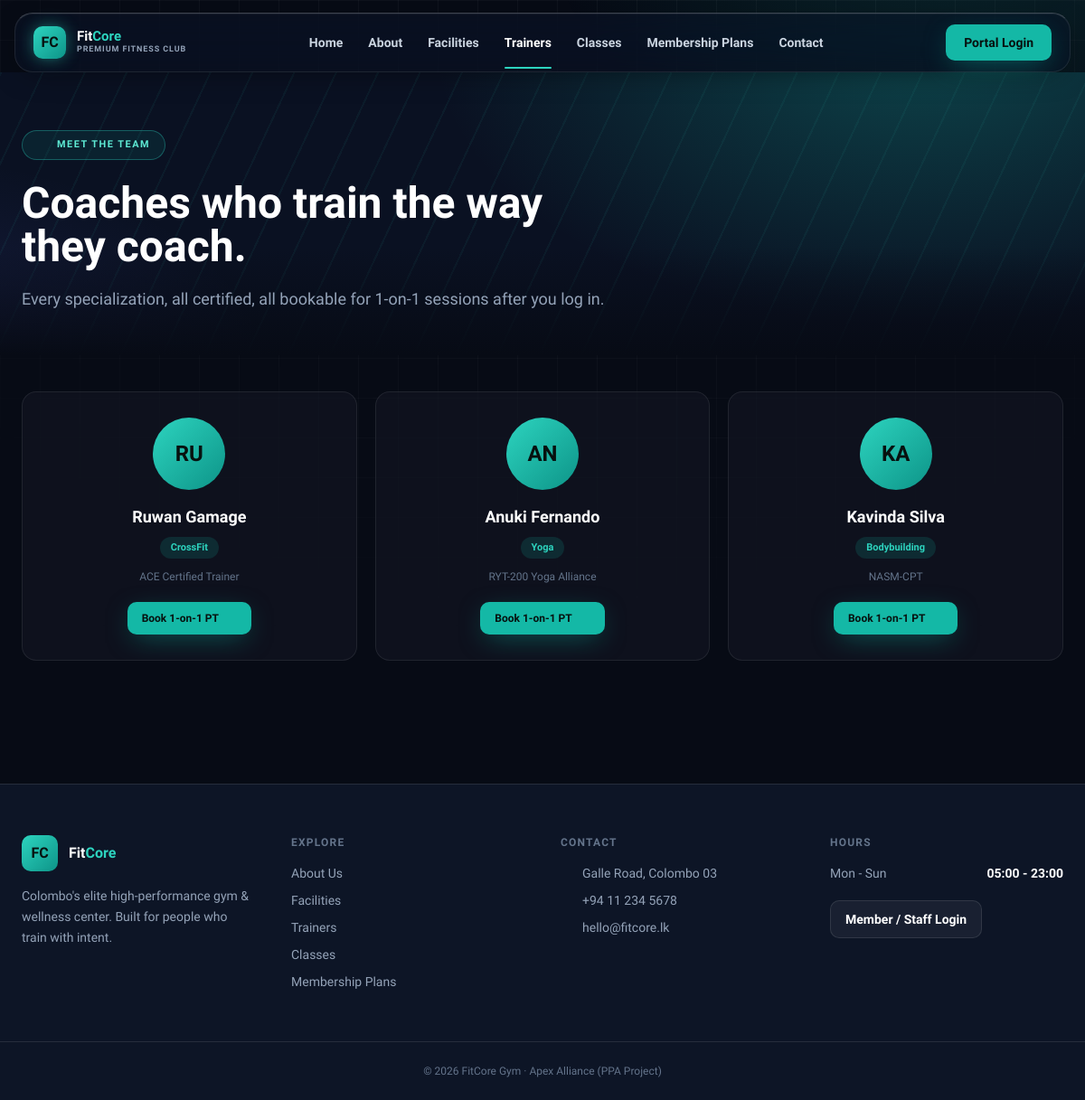
Screenshot of /trainers.php with the database file from the repository.
### tables this page shows
CREATE TABLE trainers (
    trainer_id     INT AUTO_INCREMENT PRIMARY KEY,
    trainer_code   VARCHAR(20) NOT NULL UNIQUE,       
    user_id        INT NULL,
    full_name      VARCHAR(120) NOT NULL,
    email          VARCHAR(150),
    phone          VARCHAR(20),
    specialization VARCHAR(120),
    qualification  VARCHAR(255),
    profile_image  VARCHAR(255),
    status         ENUM('active','deactivated') NOT NULL DEFAULT 'active',
    created_at     TIMESTAMP DEFAULT CURRENT_TIMESTAMP,
    FOREIGN KEY (user_id) REFERENCES users(user_id) ON DELETE SET NULL
);

### includes/functions.php (called while the page is built, shortened)
<?php
function e($value) {
    return htmlspecialchars($value ?? '', ENT_QUOTES, 'UTF-8');
}
function base_url($path = '') {
    return '/fitcore/' . ltrim($path, '/');
}

### public/trainers.php (the view, shortened to what this page needs)
<?php
require_once __DIR__ . '/../includes/public_header.php';
$trainers = $pdo->query("SELECT * FROM trainers WHERE status='active' ORDER BY trainer_id")->fetchAll();
?>
<section class="hero-banner px-6 pt-16 pb-12">
  <div class="hero-watermark w-[420px] h-[420px]"><?= gym_icon('users', 'w-full h-full') ?></div>
  <div class="max-w-7xl mx-auto">
    <span class="eyebrow"><?= gym_icon('users', 'w-3.5 h-3.5') ?> Meet the Team</span>
    <h1 class="mt-6 text-4xl md:text-5xl font-black leading-tight max-w-2xl">Coaches who train the way they coach.</h1>
    <p class="mt-5 text-slate-400 text-lg max-w-2xl">Every specialization, all certified, all bookable for 1-on-1 sessions after you log in.</p>
  </div>
</section>
<section class="max-w-7xl mx-auto px-6 py-10 pb-24">
  <div class="grid md:grid-cols-3 gap-5">
    <?php foreach ($trainers as $t): ?>
      <div data-reveal class="glass glass-hover rounded-2xl p-7 text-center">
        <?php if ($t['profile_image']): ?>
          <img src="<?= e(base_url($t['profile_image'])) ?>" class="w-20 h-20 mx-auto rounded-full object-cover mb-4 border-2 border-teal-400/40">
        <?php else: ?>
          <span class="w-20 h-20 mx-auto rounded-full bg-gradient-to-br from-teal-400 to-teal-600 flex items-center justify-center font-extrabold text-2xl text-[#07110F] mb-4"><?= e(strtoupper(substr($t['full_name'],0,2))) ?></span>
        <?php endif; ?>
        <p class="font-extrabold text-lg"><?= e($t['full_name']) ?></p>
        <span class="inline-block mt-2 mb-3 text-[11px] font-bold px-3 py-1 rounded-full bg-teal-500/15 text-teal-400"><?= e($t['specialization'] ?: 'Personal Trainer') ?></span>
        <p class="text-slate-500 text-xs mb-5"><?= e($t['qualification'] ?: "\u{00A0}") ?></p>
        <a href="<?= e(base_url('auth/login.php')) ?>" class="btn-shine inline-flex items-center gap-1.5 text-xs font-bold bg-teal-500 hover:bg-teal-400 text-[#07110F] px-4 py-2.5 rounded-[10px] btn-glow transition">Book 1-on-1 PT <?= gym_icon('arrow', 'w-3.5 h-3.5') ?></a>
      </div>
    <?php endforeach; ?>
  </div>
</section>
<?php require __DIR__ . '/../includes/public_footer.php'; ?>

### includes/public_icons.php
<?php
function gym_icon(string $name, string $class = 'w-6 h-6'): string {
    $paths = [
        'dumbbell'   => '<rect x="1" y="10" width="3" height="4" rx="1"/><rect x="4.5" y="8" width="2" height="8" rx="1"/><line x1="7" y1="12" x2="17" y2="12"/><rect x="17.5" y="8" width="2" height="8" rx="1"/><rect x="20" y="10" width="3" height="4" rx="1"/>',
        'flame'      => '<path d="M12 2c1 3-2 4-2 7a3 3 0 0 0 6 0c1.5 1.5 2 3.5 2 5a6 6 0 1 1-12 0c0-4 3-5 3-8 0-1.5-.5-3-1-4 1.5.5 3 1.5 4 6Z"/>',
        'heartbeat'  => '<path d="M3 12h4l2-7 4 14 2-7h6"/>',
        'shield'     => '<path d="M12 2 4 5v6c0 5 3.4 8.7 8 11 4.6-2.3 8-6 8-11V5z"/><path d="m9 12 2 2 4-4"/>',
        'clock'      => '<circle cx="12" cy="12" r="9"/><path d="M12 7v5l3 3"/>',
        'users'      => '<circle cx="9" cy="8" r="3.5"/><path d="M2.5 20a6.5 6.5 0 0 1 13 0"/><circle cx="17.5" cy="9.5" r="2.8"/><path d="M15.2 13a5 5 0 0 1 6.3 4.8"/>',
        'trophy'     => '<path d="M8 4h8v5a4 4 0 0 1-8 0Z"/><path d="M8 5H4v1a4 4 0 0 0 4 4"/><path d="M16 5h4v1a4 4 0 0 1-4 4"/><path d="M12 13v4"/><path d="M9 21h6"/><path d="M9 21c0-2 1.3-3 3-3s3 1 3 3"/>',
        'arrow'      => '<path d="M5 12h14"/><path d="m13 6 6 6-6 6"/>',
        'star'       => '<path d="m12 2 2.9 6.3 6.9.7-5.2 4.7 1.5 6.8L12 17l-6.1 3.5 1.5-6.8L2.2 9l6.9-.7Z"/>',
        'quote'      => '<path d="M9.5 6.5c-2.8 1-4.5 3.3-4.5 6.3a3 3 0 1 0 3-3c.3-1.3 1.2-2.5 2.5-3.3Z"/><path d="M19 6.5c-2.8 1-4.5 3.3-4.5 6.3a3 3 0 1 0 3-3c.3-1.3 1.2-2.5 2.5-3.3Z"/>',
        'pin'        => '<path d="M12 22s7-6.3 7-12a7 7 0 1 0-14 0c0 5.7 7 12 7 12Z"/><circle cx="12" cy="10" r="2.5"/>',
        'phone'      => '<path d="M4 4h4l2 5-2.5 1.5a11 11 0 0 0 5 5L14 13l5 2v4a2 2 0 0 1-2.2 2A17 17 0 0 1 2 5.2 2 2 0 0 1 4 4Z"/>',
        'mail'       => '<rect x="2.5" y="4.5" width="19" height="15" rx="2"/><path d="m3 6 9 7 9-7"/>',
        'check'      => '<path d="m4 12 5 5L20 6"/>',
        'bolt'       => '<path d="M13 2 4 14h6l-1 8 9-12h-6z"/>',
        'calendar'   => '<rect x="3" y="4.5" width="18" height="16" rx="2"/><path d="M8 2.5v4M16 2.5v4M3 9.5h18"/>',
        'target'     => '<circle cx="12" cy="12" r="8.5"/><circle cx="12" cy="12" r="5"/><circle cx="12" cy="12" r="1.5"/>',
    ];
    $body = $paths[$name] ?? $paths['bolt'];
    return '<svg viewBox="0 0 24 24" fill="none" stroke="currentColor" stroke-width="1.8" stroke-linecap="round" stroke-linejoin="round" class="' . e($class) . '">' . $body . '</svg>';
}

### includes/public_header.php (style rules this page uses)
body { font-family: 'Plus Jakarta Sans', Inter, sans-serif; background:#070B15; }
.eyebrow { display:inline-flex;align-items:center;gap:.5rem;font-size:.68rem;font-weight:800;letter-spacing:.14em;text-transform:uppercase;color:#5EEAD4;background:rgba(20,184,166,.1);border:1px solid rgba(45,212,191,.35);padding:.45rem 1rem;border-radius:9999px }
.glass { background:rgba(20,25,38,.55);border:1px solid rgba(255,255,255,.08) }
.glass-hover { transition:transform .25s ease,border-color .25s ease,background .25s ease }
.btn-glow { box-shadow:0 8px 30px -8px rgba(13,148,136,.65) }
.hero-banner { position:relative;overflow:hidden;background:#0A1122 }
.hero-banner::before { content:'';position:absolute;inset:0;z-index:0;pointer-events:none; background: repeating-linear-gradient(115deg, rgba(45,212,191,.055) 0px, rgba(45,212,191,.055) 2px, transparent 2px, transparent 42px), radial-gradient(900px 520px at 85% -10%, rgba(20,184,166,.30), transparent 60%), radial-gradient(700px 420px at -10% 110%, rgba(99,102,241,.16), transparent 60%); }
.hero-banner::after { content:'';position:absolute;left:0;right:0;bottom:0;height:120px;z-index:0;pointer-events:none; background:linear-gradient(to bottom, transparent, #070B15); }
.hero-banner > * { position:relative;z-index:1 }
.hero-watermark { position:absolute;top:50%;right:-60px;transform:translateY(-50%) rotate(-18deg);opacity:.05;z-index:0;pointer-events:none }
[data-reveal] { opacity:0; transform:translateY(22px); transition:opacity .7s cubic-bezier(.16,1,.3,1), transform .7s cubic-bezier(.16,1,.3,1) }
[data-reveal].is-visible { opacity:1; transform:translateY(0) }
.glass { position:relative; overflow:hidden }
.glass::before { content:''; position:absolute; inset:0; z-index:0; pointer-events:none; background:linear-gradient(115deg, transparent 30%, rgba(255,255,255,.06) 45%, transparent 60%); transform:translateX(-120%); transition:transform .7s ease; }
.glass > * { position:relative; z-index:1 }
.btn-shine { position:relative; overflow:hidden }
.btn-shine::after { content:''; position:absolute; top:0; bottom:0; left:-60%; width:40%; background:linear-gradient(115deg, transparent, rgba(255,255,255,.35), transparent); transform:skewX(-15deg); transition:left .55s ease; }

### rows the page displays
trainers: full_name "RU", full_name "Ruwan Gamage", specialization "CrossFit", qualification "ACE Certified Trainer"
trainers: full_name "AN", full_name "Anuki Fernando", specialization "Yoga", qualification "RYT-200 Yoga Alliance"
trainers: full_name "KA", full_name "Kavinda Silva", specialization "Bodybuilding", qualification "NASM-CPT"

### other values shown
$item['label'] "Home"
$item['label'] "About"
$item['label'] "Facilities"
$item['label'] "Trainers"
$item['label'] "Classes"
$item['label'] "Membership Plans"
$item['label'] "Contact"
